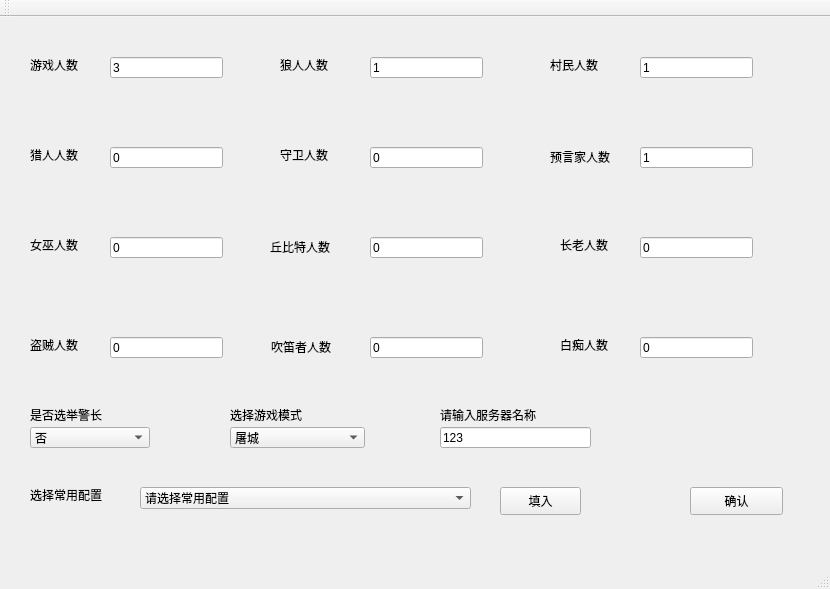
<?xml version="1.0" encoding="UTF-8"?>
<ui version="4.0">
 <class>MainWindow</class>
 <widget class="QMainWindow" name="MainWindow">
  <property name="geometry">
   <rect>
    <x>0</x>
    <y>0</y>
    <width>830</width>
    <height>589</height>
   </rect>
  </property>
  <property name="windowTitle">
   <string>MainWindow</string>
  </property>
  <widget class="QWidget" name="centralWidget">
   <widget class="QPushButton" name="pushButton">
    <property name="geometry">
     <rect>
      <x>690</x>
      <y>470</y>
      <width>93</width>
      <height>28</height>
     </rect>
    </property>
    <property name="styleSheet">
     <string notr="true"/>
    </property>
    <property name="text">
     <string>确认</string>
    </property>
   </widget>
   <widget class="QLabel" name="label">
    <property name="geometry">
     <rect>
      <x>550</x>
      <y>40</y>
      <width>72</width>
      <height>15</height>
     </rect>
    </property>
    <property name="text">
     <string>村民人数</string>
    </property>
   </widget>
   <widget class="QLineEdit" name="townsfolk">
    <property name="geometry">
     <rect>
      <x>640</x>
      <y>40</y>
      <width>113</width>
      <height>21</height>
     </rect>
    </property>
    <property name="text">
     <string>1</string>
    </property>
   </widget>
   <widget class="QLabel" name="label_2">
    <property name="geometry">
     <rect>
      <x>280</x>
      <y>40</y>
      <width>72</width>
      <height>15</height>
     </rect>
    </property>
    <property name="text">
     <string>狼人人数</string>
    </property>
   </widget>
   <widget class="QLineEdit" name="wolf">
    <property name="geometry">
     <rect>
      <x>370</x>
      <y>40</y>
      <width>113</width>
      <height>21</height>
     </rect>
    </property>
    <property name="text">
     <string>1</string>
    </property>
   </widget>
   <widget class="QLabel" name="label_3">
    <property name="geometry">
     <rect>
      <x>30</x>
      <y>220</y>
      <width>72</width>
      <height>15</height>
     </rect>
    </property>
    <property name="text">
     <string>女巫人数</string>
    </property>
   </widget>
   <widget class="QLineEdit" name="witch">
    <property name="geometry">
     <rect>
      <x>110</x>
      <y>220</y>
      <width>113</width>
      <height>21</height>
     </rect>
    </property>
    <property name="text">
     <string>0</string>
    </property>
   </widget>
   <widget class="QLabel" name="label_4">
    <property name="geometry">
     <rect>
      <x>30</x>
      <y>130</y>
      <width>72</width>
      <height>15</height>
     </rect>
    </property>
    <property name="text">
     <string>猎人人数</string>
    </property>
   </widget>
   <widget class="QLineEdit" name="hunter">
    <property name="geometry">
     <rect>
      <x>110</x>
      <y>130</y>
      <width>113</width>
      <height>21</height>
     </rect>
    </property>
    <property name="text">
     <string>0</string>
    </property>
   </widget>
   <widget class="QLabel" name="label_5">
    <property name="geometry">
     <rect>
      <x>280</x>
      <y>130</y>
      <width>72</width>
      <height>15</height>
     </rect>
    </property>
    <property name="text">
     <string>守卫人数</string>
    </property>
   </widget>
   <widget class="QLineEdit" name="savior">
    <property name="geometry">
     <rect>
      <x>370</x>
      <y>130</y>
      <width>113</width>
      <height>21</height>
     </rect>
    </property>
    <property name="text">
     <string>0</string>
    </property>
   </widget>
   <widget class="QLabel" name="label_6">
    <property name="geometry">
     <rect>
      <x>550</x>
      <y>130</y>
      <width>81</width>
      <height>20</height>
     </rect>
    </property>
    <property name="text">
     <string>预言家人数</string>
    </property>
   </widget>
   <widget class="QLineEdit" name="serr">
    <property name="geometry">
     <rect>
      <x>640</x>
      <y>130</y>
      <width>113</width>
      <height>21</height>
     </rect>
    </property>
    <property name="text">
     <string>1</string>
    </property>
   </widget>
   <widget class="QLabel" name="label_7">
    <property name="geometry">
     <rect>
      <x>270</x>
      <y>220</y>
      <width>81</width>
      <height>20</height>
     </rect>
    </property>
    <property name="text">
     <string>丘比特人数</string>
    </property>
   </widget>
   <widget class="QLineEdit" name="cupid">
    <property name="geometry">
     <rect>
      <x>370</x>
      <y>220</y>
      <width>113</width>
      <height>21</height>
     </rect>
    </property>
    <property name="text">
     <string>0</string>
    </property>
   </widget>
   <widget class="QLabel" name="label_8">
    <property name="geometry">
     <rect>
      <x>560</x>
      <y>320</y>
      <width>72</width>
      <height>15</height>
     </rect>
    </property>
    <property name="text">
     <string>白痴人数</string>
    </property>
   </widget>
   <widget class="QLineEdit" name="idiot">
    <property name="geometry">
     <rect>
      <x>640</x>
      <y>320</y>
      <width>113</width>
      <height>21</height>
     </rect>
    </property>
    <property name="text">
     <string>0</string>
    </property>
   </widget>
   <widget class="QLabel" name="label_9">
    <property name="geometry">
     <rect>
      <x>560</x>
      <y>220</y>
      <width>72</width>
      <height>15</height>
     </rect>
    </property>
    <property name="text">
     <string>长老人数</string>
    </property>
   </widget>
   <widget class="QLineEdit" name="ancient">
    <property name="geometry">
     <rect>
      <x>640</x>
      <y>220</y>
      <width>113</width>
      <height>21</height>
     </rect>
    </property>
    <property name="text">
     <string>0</string>
    </property>
   </widget>
   <widget class="QLabel" name="label_10">
    <property name="geometry">
     <rect>
      <x>30</x>
      <y>320</y>
      <width>72</width>
      <height>15</height>
     </rect>
    </property>
    <property name="text">
     <string>盗贼人数</string>
    </property>
   </widget>
   <widget class="QLineEdit" name="theif">
    <property name="geometry">
     <rect>
      <x>110</x>
      <y>320</y>
      <width>113</width>
      <height>21</height>
     </rect>
    </property>
    <property name="text">
     <string>0</string>
    </property>
   </widget>
   <widget class="QLabel" name="label_11">
    <property name="geometry">
     <rect>
      <x>271</x>
      <y>320</y>
      <width>81</width>
      <height>20</height>
     </rect>
    </property>
    <property name="text">
     <string>吹笛者人数</string>
    </property>
   </widget>
   <widget class="QLineEdit" name="piedPiper">
    <property name="geometry">
     <rect>
      <x>370</x>
      <y>320</y>
      <width>113</width>
      <height>21</height>
     </rect>
    </property>
    <property name="text">
     <string>0</string>
    </property>
   </widget>
   <widget class="QLabel" name="label_12">
    <property name="geometry">
     <rect>
      <x>30</x>
      <y>40</y>
      <width>72</width>
      <height>15</height>
     </rect>
    </property>
    <property name="text">
     <string>游戏人数</string>
    </property>
   </widget>
   <widget class="QLineEdit" name="playernum">
    <property name="geometry">
     <rect>
      <x>110</x>
      <y>40</y>
      <width>113</width>
      <height>21</height>
     </rect>
    </property>
    <property name="text">
     <string>3</string>
    </property>
   </widget>
   <widget class="QComboBox" name="model">
    <property name="geometry">
     <rect>
      <x>230</x>
      <y>410</y>
      <width>135</width>
      <height>21</height>
     </rect>
    </property>
    <property name="currentIndex">
     <number>1</number>
    </property>
    <item>
     <property name="text">
      <string>屠边</string>
     </property>
    </item>
    <item>
     <property name="text">
      <string>屠城</string>
     </property>
    </item>
   </widget>
   <widget class="QComboBox" name="sheriffselection">
    <property name="geometry">
     <rect>
      <x>30</x>
      <y>410</y>
      <width>120</width>
      <height>21</height>
     </rect>
    </property>
    <property name="currentIndex">
     <number>1</number>
    </property>
    <item>
     <property name="text">
      <string notr="true">是</string>
     </property>
    </item>
    <item>
     <property name="text">
      <string>否</string>
     </property>
    </item>
   </widget>
   <widget class="QLabel" name="label_13">
    <property name="geometry">
     <rect>
      <x>30</x>
      <y>390</y>
      <width>111</width>
      <height>16</height>
     </rect>
    </property>
    <property name="text">
     <string>是否选举警长</string>
    </property>
   </widget>
   <widget class="QLabel" name="label_14">
    <property name="geometry">
     <rect>
      <x>230</x>
      <y>390</y>
      <width>111</width>
      <height>16</height>
     </rect>
    </property>
    <property name="text">
     <string>选择游戏模式</string>
    </property>
   </widget>
   <widget class="QLabel" name="label_15">
    <property name="geometry">
     <rect>
      <x>440</x>
      <y>390</y>
      <width>131</width>
      <height>16</height>
     </rect>
    </property>
    <property name="text">
     <string>请输入服务器名称</string>
    </property>
   </widget>
   <widget class="QLineEdit" name="servername">
    <property name="geometry">
     <rect>
      <x>440</x>
      <y>410</y>
      <width>151</width>
      <height>21</height>
     </rect>
    </property>
    <property name="text">
     <string>123</string>
    </property>
   </widget>
   <widget class="QLabel" name="label_16">
    <property name="geometry">
     <rect>
      <x>30</x>
      <y>470</y>
      <width>101</width>
      <height>16</height>
     </rect>
    </property>
    <property name="text">
     <string>选择常用配置</string>
    </property>
   </widget>
   <widget class="QComboBox" name="commonConfig">
    <property name="geometry">
     <rect>
      <x>140</x>
      <y>470</y>
      <width>331</width>
      <height>22</height>
     </rect>
    </property>
    <item>
     <property name="text">
      <string>请选择常用配置</string>
     </property>
    </item>
    <item>
     <property name="text">
      <string>9人局:3狼3民1女巫1猎人1预言家</string>
     </property>
    </item>
    <item>
     <property name="text">
      <string>12人局:4狼4民1女巫1猎人1预言家1守卫</string>
     </property>
    </item>
    <item>
     <property name="text">
      <string>15人局:5狼5民1女巫1猎人1预言家1守卫1白痴</string>
     </property>
    </item>
   </widget>
   <widget class="QPushButton" name="fillin">
    <property name="geometry">
     <rect>
      <x>500</x>
      <y>470</y>
      <width>81</width>
      <height>28</height>
     </rect>
    </property>
    <property name="text">
     <string>填入</string>
    </property>
   </widget>
  </widget>
  <widget class="QMenuBar" name="menuBar">
   <property name="geometry">
    <rect>
     <x>0</x>
     <y>0</y>
     <width>830</width>
     <height>26</height>
    </rect>
   </property>
  </widget>
  <widget class="QToolBar" name="mainToolBar">
   <attribute name="toolBarArea">
    <enum>TopToolBarArea</enum>
   </attribute>
   <attribute name="toolBarBreak">
    <bool>false</bool>
   </attribute>
  </widget>
  <widget class="QStatusBar" name="statusBar"/>
 </widget>
 <layoutdefault spacing="6" margin="11"/>
 <resources/>
 <connections/>
</ui>
